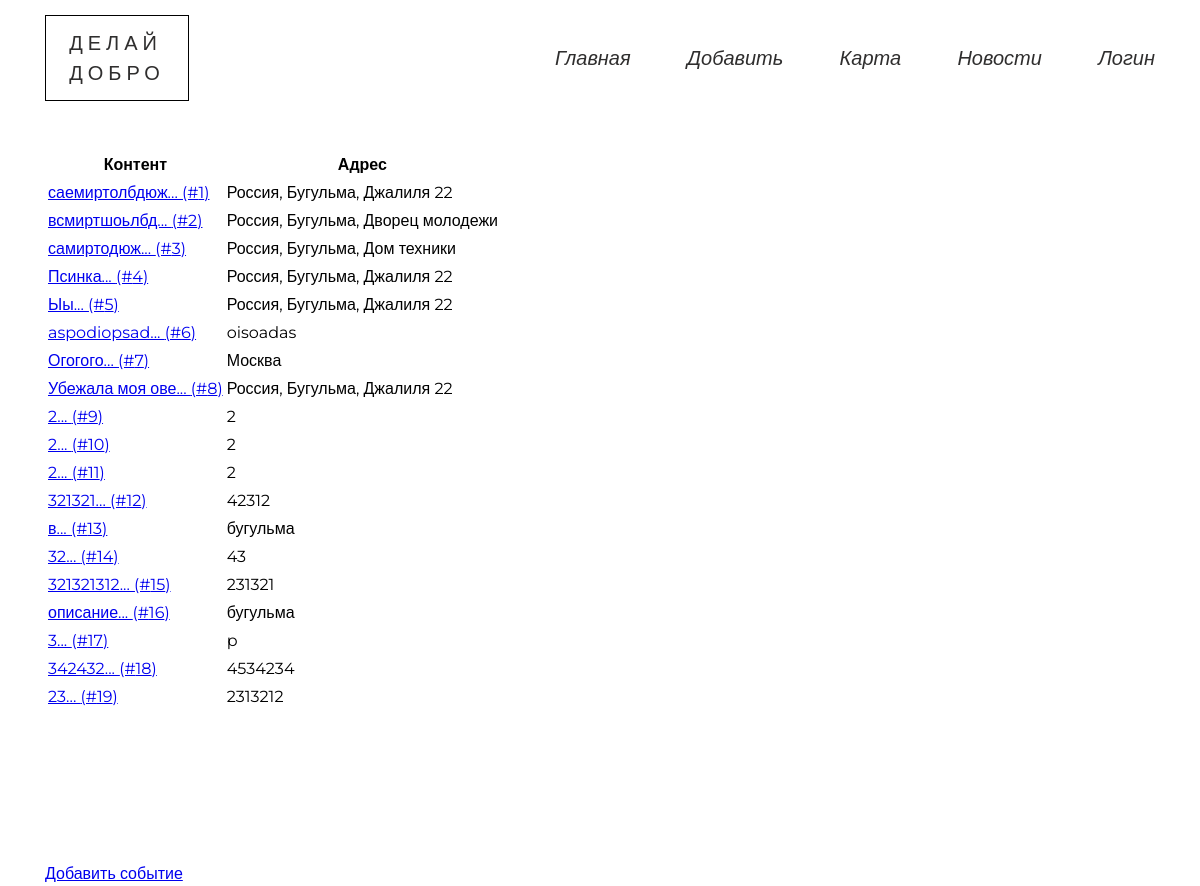
Screenshot of /events/ with the database file from the repository.
### data/model_events.py (models this page shows)
class Event(SqlAlchemyBase, SerializerMixin):
    __tablename__ = 'events'
    id = sqlalchemy.Column(sqlalchemy.Integer,
                           primary_key=True, autoincrement=True)
    address = sqlalchemy.Column(sqlalchemy.String)
    content = sqlalchemy.Column(sqlalchemy.String)
    user_id = sqlalchemy.Column(sqlalchemy.Integer,
                                sqlalchemy.ForeignKey("users.id"))
    photo = sqlalchemy.orm.relation("File", uselist=False)
    map_photo = sqlalchemy.Column(sqlalchemy.String)
    additions = list()

### blueprints/events.py (the view)
@blueprint.route('/events/', methods=['GET', 'POST'])
def events():
    session = db_session.create_session()
    events = session.query(Event).all()
    return render_template('events.html', events=events)

### data/db_session.py (called while the page is built)
def create_session() -> Session:
    global __factory
    return __factory()

### templates/events.html
{% extends "base.html" %}
{% block content %}
<div class="container">
    <table class="average-table">
        <thead>
            <th>Контент</th>
            <th>Адрес</th>
        </thead>
        <tbody>
            {% for event in events %}
                <tr>
                    <td><a href="/event/{{ event.id }}">{{ event.content[:15] + "..." }} (#{{ event.id }})</a></td>
                    <td>{{ event.address }}</td>
                </tr>
            {% endfor %}
        </tbody>
    </table>
    <a href="/add_event" class="add_event" >Добавить событие</a>
</div>
{% endblock %}

### templates/base.html (shortened to what this page needs)
<!DOCTYPE html>
<html lang="en">
<head>
    <link rel="stylesheet" href="/static/css/bootstrap-grid.min.css">
    <link rel="stylesheet" href="/static/css/style.min.css">
</head>
<body>
    <header class="menu">
        <div class="container">
        <div class="menu__wrapper">
            <div class="menu_logo">ДЕЛАЙ <br> ДОБРО</div>
            <ul class="menu_ul" id='menu'>
                <li class="menu_li"><a href="/">Главная</a></li>
                <li class="menu_li"><a href="/add_event">Добавить</a></li>
                <li class="menu_li"><a href="/events">Карта</a></li>
                <li class="menu_li"><a href="/">Новости</a></li>
                {% if current_user.is_authenticated %}
                        <li class="menu_li"><a href="/user/{{ current_user.id }}">Личный кабинет</a></li>
                {% else %}
                        <li class="menu_li go"><a href='/login' style="cursor:pointer;">Логин</a> </li>
                {% endif %}
            </ul>
        </div>
    </header>
    <main>
        <div>
            {% block content %}
            {% endblock %}
        </div>
    </main>
</body>
</html>

### rows the page displays
Event: content "саемиртолбдюж...", id "1", address "Россия, Бугульма, Джалиля 22"
Event: content "всмиртшоьлбд...", id "2", address "Россия, Бугульма, Дворец молодежи"
Event: content "самиртодюж...", id "3", address "Россия, Бугульма, Дом техники"
Event: content "Псинка...", id "4", address "Россия, Бугульма, Джалиля 22"
Event: content "Ыы...", id "5", address "Россия, Бугульма, Джалиля 22"
Event: content "aspodiopsad...", id "6", address "oisoadas"
Event: content "Огогого...", id "7", address "Москва"
Event: content "Убежала моя ове...", id "8", address "Россия, Бугульма, Джалиля 22"
Event: content "2...", id "9", address "2"
Event: content "2...", id "10", address "2"
Event: content "2...", id "11", address "2"
Event: content "321321...", id "12", address "42312"
Event: content "в...", id "13", address "бугульма"
Event: content "32...", id "14", address "43"
Event: content "321321312...", id "15", address "231321"
Event: content "описание...", id "16", address "бугульма"
Event: content "3...", id "17", address "p"
Event: content "342432...", id "18", address "4534234"
Event: content "23...", id "19", address "2313212"
